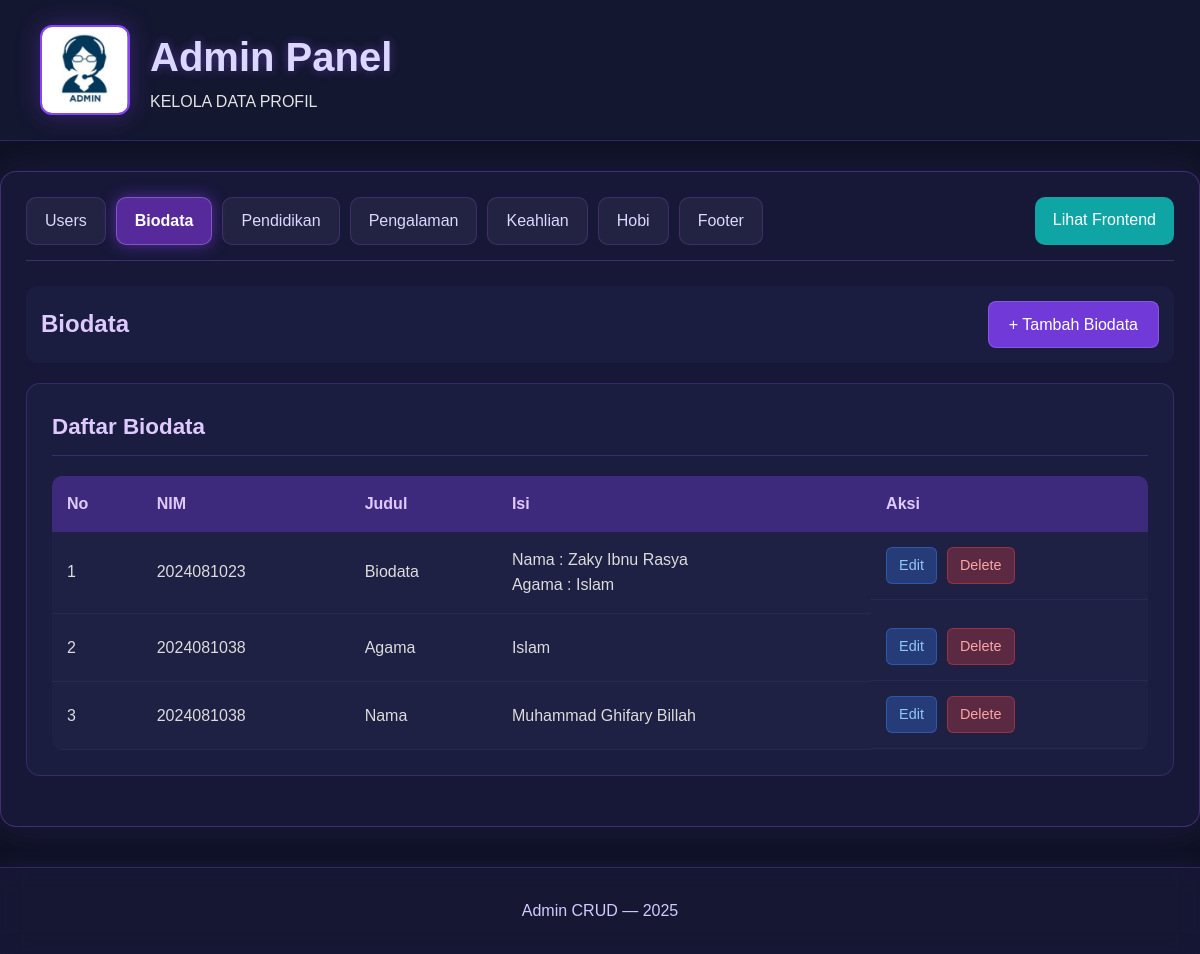
/admin_personil.php?tab=biodata, run on the app's committed database.
### tables this page shows
CREATE TABLE `biodata` (
  `id` int(11) NOT NULL,
  `nim` varchar(50) NOT NULL,
  `judul` varchar(200) DEFAULT NULL,
  `isi` text DEFAULT NULL,
  `created_at` timestamp NOT NULL DEFAULT current_timestamp()
);

### admin_personil.php (the view, shortened to what this page needs)
<?php
require 'koneksi.php';
$uploadDir = __DIR__ . '/uploads/';
function esc($s){ return htmlspecialchars($s); }
$tab = isset($_GET['tab']) ? $_GET['tab'] : 'users';
$allowedTabs = ['users','biodata','pendidikan','pengalaman','keahlian','hobi','footer'];
$action = isset($_GET['action']) ? $_GET['action'] : '';
$id = isset($_GET['id']) ? (int)$_GET['id'] : 0;
$all = [];
foreach ($allowedTabs as $t) {
    $q = $mysqli->query("SELECT * FROM {$t} ORDER BY created_at DESC");
    $all[$t] = $q ? $q->fetch_all(MYSQLI_ASSOC) : [];
}
$editData = null;
?>
<!doctype html>
<html lang="id">
<head>
<link rel="stylesheet" href="style.css" />
</head>
<body>
<header class="site-header">
  <div class="header-inner">
    <img src="admin.jpeg" alt="Admin Logo" class="WIN2025">
    <div>
      <h1 class="site-title">Admin Panel</h1>
      <p class="site-sub">KELOLA DATA PROFIL</p>
    </div>
  </div>
</header>
<div class="admin-container">
  <div class="tab-nav">
    <?php foreach($allowedTabs as $t): ?>
      <a href="?tab=<?php echo $t; ?>" class="<?php echo ($t===$tab)?'active':''; ?>"><?php echo ucfirst($t); ?></a>
    <?php endforeach; ?>
    <a href="index.php" class="back-to-site">Lihat Frontend</a>
  </div>
  <?php if ($tab === 'users'): ?>
    <div class="toolbar">
      <h2>Users</h2>
      <a href="?tab=users&action=add" class="btn-add">+ Tambah User</a>
    </div>
    <?php if ($action === 'add' || $action === 'edit'): ?>
      <div class="admin-card">
        <h3><?php echo ($action==='edit') ? 'Ubah User' : 'Tambah User'; ?></h3>
        <form method="post" enctype="multipart/form-data" class="admin-form">
          <input type="hidden" name="tab" value="users">
          <input type="hidden" name="id" value="<?php echo esc($editData['id'] ?? $id); ?>">
          <div class="form-group">
            <label>NIM *</label>
            <input type="text" name="nim" value="<?php echo esc($editData['nim'] ?? ''); ?>" required>
          </div>
          <div class="form-group">
            <label>Nama Lengkap *</label>
            <input type="text" name="nama" value="<?php echo esc($editData['nama'] ?? ''); ?>" required>
          </div>
          <div class="form-group">
            <label>Foto Profile (jpg/png/webp)</label>
            <input type="file" name="foto" accept="image/*">
            <?php if (!empty($editData['foto'])): ?>
              <div class="current-photo">
                <p>Foto saat ini: <?php echo esc($editData['foto']); ?></p>
                <img src="<?php echo 'uploads/'.esc($editData['foto']); ?>" alt="foto">
              </div>
            <?php endif; ?>
          </div>
          <div class="form-group">
            <button type="submit" class="btn-submit"><?php echo ($action==='edit') ? 'Simpan Perubahan' : 'Simpan'; ?></button>
            <a href="admin_personil.php?tab=users" class="btn-cancel">Batal</a>
          </div>
        </form>
      </div>
    <?php endif; ?>
    <div class="admin-card">
      <h3>Daftar Users</h3>
      <?php if (!empty($all['users'])): ?>
        <table class="admin-table">
          <thead>
            <tr>
              <th>No</th>
              <th>NIM</th>
              <th>Nama</th>
              <th>Foto</th>
              <th>Aksi</th>
            </tr>
          </thead>
          <tbody>
            <?php $i=1; foreach($all['users'] as $r): ?>
              <tr>
                <td><?php echo $i++; ?></td>
                <td><?php echo esc($r['nim']); ?></td>
                <td><?php echo esc($r['nama']); ?></td>
                <td>
                  <?php if(!empty($r['foto']) && file_exists($uploadDir.$r['foto'])): ?>
                    <img src="<?php echo 'uploads/'.esc($r['foto']); ?>" alt="foto" class="table-photo">
                  <?php else: ?>
                    <span class="no-photo">-</span>
                  <?php endif; ?>
                </td>
                <td class="table-actions">
                  <a href="?tab=users&action=edit&id=<?php echo $r['id']; ?>" class="btn-edit">Edit</a>
                  <a href="?tab=users&action=delete&id=<?php echo $r['id']; ?>" class="btn-delete" onclick="return confirm('Hapus user ini?')">Delete</a>
                </td>
              </tr>
            <?php endforeach; ?>
          </tbody>
        </table>
      <?php else: ?>
        <p class="no-data">Belum ada data users.</p>
      <?php endif; ?>
    </div>
  <?php elseif ($tab === 'biodata'): ?>
    <div class="toolbar">
      <h2>Biodata</h2>
      <a href="?tab=biodata&action=add" class="btn-add">+ Tambah Biodata</a>
    </div>
    <div class="admin-card">
      <h3>Daftar Biodata</h3>
      <?php if (!empty($all['biodata'])): ?>
        <table class="admin-table">
          <thead>
            <tr>
              <th>No</th>
              <th>NIM</th>
              <th>Judul</th>
              <th>Isi</th>
              <th>Aksi</th>
            </tr>
          </thead>
          <tbody>
            <?php $i=1; foreach($all['biodata'] as $r): ?>
              <tr>
                <td><?php echo $i++; ?></td>
                <td><?php echo esc($r['nim']); ?></td>
                <td><?php echo esc($r['judul']); ?></td>
                <td><?php echo nl2br(esc($r['isi'])); ?></td>
                <td class="table-actions">
                  <a href="?tab=biodata&action=edit&id=<?php echo $r['id']; ?>" class="btn-edit">Edit</a>
                  <a href="?tab=biodata&action=delete&id=<?php echo $r['id']; ?>" class="btn-delete" onclick="return confirm('Hapus?')">Delete</a>
                </td>
              </tr>
            <?php endforeach; ?>
          </tbody>
        </table>
      <?php else: ?>
        <p class="no-data">Belum ada data biodata.</p>
      <?php endif; ?>
    </div>
  <?php endif; ?>
</div>
<footer class="site-footer">
  <div class="footer-center">
    <p>Admin CRUD — <?php echo date('Y'); ?></p>
  </div>
</footer>
</body>
</html>

### style.css (style rules this page uses)
* { margin: 0; padding: 0; box-sizing: border-box; }
body { font-family: "Poppins", sans-serif; background: #0f1224; color: #e4e4e4; line-height: 1.6; }
.site-header { width: 100%; background: rgba(22, 25, 50, 0.9); padding: 25px 40px; border-bottom: 1px solid rgba(120, 70, 255, 0.3); backdrop-filter: blur(10px); }
.header-inner { display: flex; align-items: center; gap: 20px; }
.WIN2025 { width: 90px; height: 90px; border-radius: 12px; object-fit: cover; border: 2px solid #8743ff; box-shadow: 0 0 25px rgba(135, 67, 255, 0.3); }
.site-title { font-size: 2.5rem; font-weight: 700; color: #dcd7ff; text-shadow: 0 0 10px rgba(140, 87, 255, 0.4); }
.site-footer { margin-top: 40px; background: rgba(25, 27, 60, 0.65); border-top: 1px solid rgba(150, 90, 255, 0.25); padding: 25px; text-align: center; color: #d4caff; backdrop-filter: blur(12px); box-shadow: 0 0 25px rgba(90, 60, 200, 0.15); }
.site-footer p { margin: 5px 0; font-size: 1rem; }

### admin_personil.php (style rules this page uses)
.admin-container { max-width: 1300px; margin: 30px auto; padding: 25px; background: rgba(25, 27, 60, 0.85); border-radius: 16px; border: 1px solid rgba(170, 100, 255, 0.3); box-shadow: 0 0 35px rgba(90, 60, 200, 0.2); backdrop-filter: blur(15px); }
.tab-nav { display: flex; gap: 10px; flex-wrap: wrap; margin-bottom: 25px; padding-bottom: 15px; border-bottom: 1px solid rgba(180, 120, 255, 0.25); }
.tab-nav a { padding: 10px 18px; border-radius: 10px; text-decoration: none; background: rgba(255, 255, 255, 0.05); color: #dcd7ff; border: 1px solid rgba(170, 100, 255, 0.2); transition: all 0.3s ease; font-weight: 500; }
.tab-nav a.active { background: rgba(150, 60, 255, 0.5); color: #fff; font-weight: 600; box-shadow: 0 0 15px rgba(150, 60, 255, 0.5); border: 1px solid rgba(200, 150, 255, 0.4); }
.tab-nav a.back-to-site { background: #0ea5a4; color: white; margin-left: auto; border: none; }
.toolbar { display: flex; justify-content: space-between; align-items: center; margin-bottom: 20px; padding: 15px; background: rgba(30, 32, 70, 0.6); border-radius: 12px; }
.toolbar h2 { color: #dfcaff; font-size: 1.5rem; margin: 0; }
.btn-add { background: rgba(135, 67, 255, 0.8); color: white; padding: 10px 20px; border-radius: 8px; text-decoration: none; font-weight: 500; transition: all 0.3s; border: 1px solid rgba(200, 150, 255, 0.3); }
.admin-card { background: rgba(30, 32, 70, 0.6); padding: 25px; border-radius: 14px; border: 1px solid rgba(170, 100, 255, 0.2); margin-bottom: 25px; }
.admin-card h3 { color: #dfcaff; margin-bottom: 20px; font-size: 1.4rem; border-bottom: 1px solid rgba(180, 120, 255, 0.2); padding-bottom: 10px; }
.admin-table { width: 100%; border-collapse: collapse; margin-top: 15px; background: rgba(255, 255, 255, 0.02); border-radius: 10px; overflow: hidden; }
.admin-table th { background: rgba(135, 67, 255, 0.3); color: #dfcaff; padding: 15px; text-align: left; font-weight: 600; }
.admin-table td { padding: 15px; border-bottom: 1px solid rgba(170, 100, 255, 0.1); color: #dcdcdc; }
.table-actions { display: flex; gap: 10px; }
.btn-edit { padding: 6px 12px; background: rgba(59, 130, 246, 0.3); color: #93c5fd; border-radius: 6px; text-decoration: none; border: 1px solid rgba(59, 130, 246, 0.4); font-size: 0.9rem; transition: all 0.3s; }
.btn-delete { padding: 6px 12px; background: rgba(239, 68, 68, 0.3); color: #fca5a5; border-radius: 6px; text-decoration: none; border: 1px solid rgba(239, 68, 68, 0.4); font-size: 0.9rem; transition: all 0.3s; }

### data on the page
biodata: nim "2024081023", judul "Biodata", isi "Nama : Zaky Ibnu Rasya Agama : Islam"
biodata: nim "2024081038", judul "Agama", isi "Islam"
biodata: nim "2024081038", judul "Nama", isi "Muhammad Ghifary Billah"

### other printed values
$t "Users"
$t "Biodata"
$t "Pendidikan"
$t "Pengalaman"
$t "Keahlian"
$t "Hobi"
$t "Footer"
